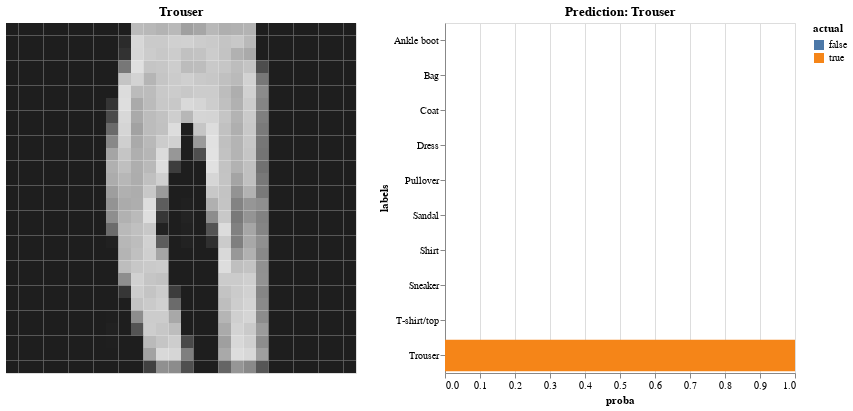

The notebook cell saved with this chart:
### Code cell
vis.imshow(x_test[i], labels[y_test[i]]) | vis.predict(proba_conv[i], y_test[i], labels)

### Figure 1 — Vega-Lite specification as saved in the notebook (floating-point values rounded to 4 significant figures; data arrays with more than 128 entries replaced by an {"elided": "..."} marker saying what was removed)
{"$schema": "https://vega.github.io/schema/vega-lite/v2.4.3.json", "config": {"view": {"height": 300, "width": 400}}, "hconcat": [{"data": {"values": {"elided": "784 records"}}, "encoding": {"color": {"field": "value", "legend": null, "scale": {"scheme": "greys"}, "sort": "descending", "type": "quantitative"}, "tooltip": [{"field": "value", "type": "quantitative"}], "x": {"axis": null, "field": "w", "type": "nominal"}, "y": {"axis": null, "field": "h", "type": "nominal"}}, "height": 350, "mark": "rect", "title": "Trouser", "width": 350}, {"data": {"values": [{"actual": false, "labels": "T-shirt/top", "proba": 0}, {"actual": true, "labels": "Trouser", "proba": 1}, {"actual": false, "labels": "Pullover", "proba": 0}, {"actual": false, "labels": "Dress", "proba": 0}, {"actual": false, "labels": "Coat", "proba": 0}, {"actual": false, "labels": "Sandal", "proba": 0}, {"actual": false, "labels": "Shirt", "proba": 0}, {"actual": false, "labels": "Sneaker", "proba": 0}, {"actual": false, "labels": "Bag", "proba": 0}, {"actual": false, "labels": "Ankle boot", "proba": 0}]}, "encoding": {"color": {"field": "actual", "type": "nominal"}, "tooltip": [{"field": "proba", "type": "quantitative"}], "x": {"field": "proba", "scale": {"domain": [0, 1]}, "type": "quantitative"}, "y": {"field": "labels", "type": "nominal"}}, "height": 350, "mark": "bar", "title": "Prediction: Trouser", "width": 350}]}
